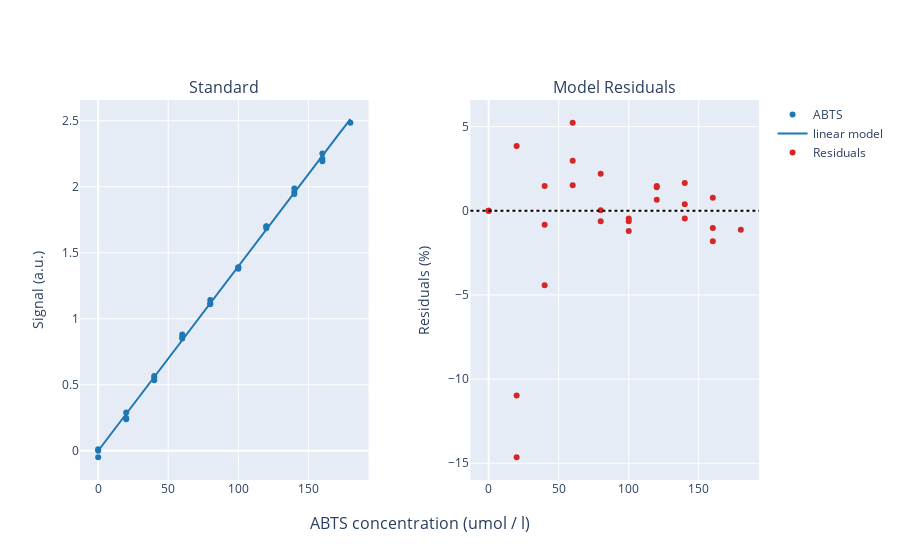
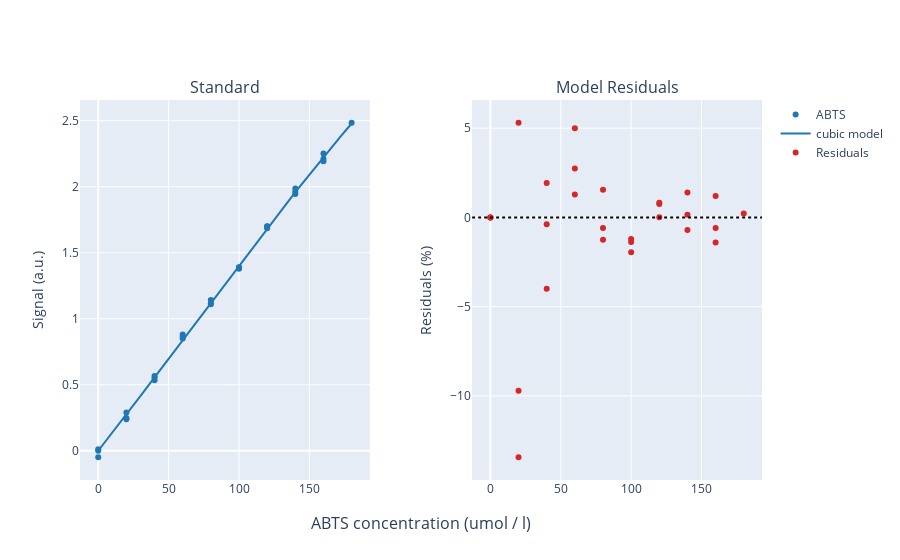

Here is the notebook cell these charts were saved with, in order:
### Code cell
calibrator.visualize(linear)
calibrator.visualize(cubic)

### Figure 1 — Plotly figure (JSON) as saved in the notebook; plotly's stock layout.template omitted (floating-point values rounded to 4 significant figures; data arrays with more than 128 entries replaced by an {"elided": "..."} marker saying what was removed)
{"data": [{"hoverinfo": "skip", "marker": {"color": "#1f77b4"}, "mode": "markers", "name": "ABTS", "type": "scatter", "visible": true, "x": [0, 0, 0, 20, 20, 20, 40, 40, 40, 60, 60, 60, 80, 80, 80, 100, 100, 100, 120, 120, 120, 140, 140, 140, 160, 160, 160, 180], "xaxis": "x", "y": [-0.0002765, 0.01139, -0.04918, 0.29, 0.2383, 0.2486, 0.5338, 0.5538, 0.5667, 0.8504, 0.8815, 0.8626, 1.141, 1.11, 1.117, 1.388, 1.379, 1.39, 1.686, 1.7, 1.699, 1.946, 1.962, 1.987, 2.193, 2.251, 2.211, 2.485], "yaxis": "y"}, {"hoverinfo": "skip", "marker": {"color": "#1f77b4"}, "mode": "lines", "name": "linear model", "type": "scatter", "visible": true, "x": {"elided": "140 float values"}, "xaxis": "x", "y": {"elided": "140 float values"}, "yaxis": "y"}, {"hoverinfo": "skip", "marker": {"color": "#d62728"}, "mode": "markers", "name": "Residuals", "type": "scatter", "visible": true, "x": [0, 0, 0, 20, 20, 20, 40, 40, 40, 60, 60, 60, 80, 80, 80, 100, 100, 100, 120, 120, 120, 140, 140, 140, 160, 160, 160, 180], "xaxis": "x2", "y": [0, 0, 0, 3.844, -14.64, -10.97, -4.422, -0.8307, 1.47, 1.517, 5.228, 2.971, 2.196, -0.6298, 0.03528, -0.6166, -1.202, -0.4561, 0.6559, 1.464, 1.4, -0.4639, 0.3885, 1.65, -1.819, 0.7783, -1.017, -1.129], "yaxis": "y2"}], "layout": {"annotations": [{"font": {"size": 16}, "showarrow": false, "text": "Standard", "x": 0.2125, "xanchor": "center", "xref": "paper", "y": 1, "yanchor": "bottom", "yref": "paper"}, {"font": {"size": 16}, "showarrow": false, "text": "Model Residuals", "x": 0.7875, "xanchor": "center", "xref": "paper", "y": 1, "yanchor": "bottom", "yref": "paper"}, {"font": {"size": 16}, "showarrow": false, "text": "ABTS concentration (umol / l)", "x": 0.5, "xanchor": "center", "xref": "paper", "y": 0, "yanchor": "top", "yref": "paper", "yshift": -30}], "shapes": [{"line": {"color": "#000000", "dash": "dot", "width": 2}, "type": "line", "x0": 0, "x1": 1, "xref": "x2 domain", "y0": 0, "y1": 0, "yref": "y2"}], "xaxis": {"anchor": "y", "domain": [0, 0.425]}, "xaxis2": {"anchor": "y2", "domain": [0.575, 1]}, "yaxis": {"anchor": "x", "domain": [0, 1], "title": {"text": "Signal (a.u.)"}}, "yaxis2": {"anchor": "x2", "domain": [0, 1], "title": {"text": "Residuals (%)"}}}}

### Figure 2 — Plotly figure (JSON) as saved in the notebook; plotly's stock layout.template omitted (floating-point values rounded to 4 significant figures; data arrays with more than 128 entries replaced by an {"elided": "..."} marker saying what was removed)
{"data": [{"hoverinfo": "skip", "marker": {"color": "#1f77b4"}, "mode": "markers", "name": "ABTS", "type": "scatter", "visible": true, "x": [0, 0, 0, 20, 20, 20, 40, 40, 40, 60, 60, 60, 80, 80, 80, 100, 100, 100, 120, 120, 120, 140, 140, 140, 160, 160, 160, 180], "xaxis": "x", "y": [-0.0002765, 0.01139, -0.04918, 0.29, 0.2383, 0.2486, 0.5338, 0.5538, 0.5667, 0.8504, 0.8815, 0.8626, 1.141, 1.11, 1.117, 1.388, 1.379, 1.39, 1.686, 1.7, 1.699, 1.946, 1.962, 1.987, 2.193, 2.251, 2.211, 2.485], "yaxis": "y"}, {"hoverinfo": "skip", "marker": {"color": "#1f77b4"}, "mode": "lines", "name": "cubic model", "type": "scatter", "visible": true, "x": {"elided": "140 float values"}, "xaxis": "x", "y": {"elided": "140 float values"}, "yaxis": "y"}, {"hoverinfo": "skip", "marker": {"color": "#d62728"}, "mode": "markers", "name": "Residuals", "type": "scatter", "visible": true, "x": [0, 0, 0, 20, 20, 20, 40, 40, 40, 60, 60, 60, 80, 80, 80, 100, 100, 100, 120, 120, 120, 140, 140, 140, 160, 160, 160, 180], "xaxis": "x2", "y": [0, 0, 0, 5.304, -13.44, -9.716, -3.993, -0.386, 1.926, 1.288, 4.99, 2.738, 1.554, -1.254, -0.5933, -1.377, -1.957, -1.217, 0.01444, 0.8175, 0.7537, -0.7068, 0.1434, 1.402, -1.405, 1.203, -0.6002, 0.2246], "yaxis": "y2"}], "layout": {"annotations": [{"font": {"size": 16}, "showarrow": false, "text": "Standard", "x": 0.2125, "xanchor": "center", "xref": "paper", "y": 1, "yanchor": "bottom", "yref": "paper"}, {"font": {"size": 16}, "showarrow": false, "text": "Model Residuals", "x": 0.7875, "xanchor": "center", "xref": "paper", "y": 1, "yanchor": "bottom", "yref": "paper"}, {"font": {"size": 16}, "showarrow": false, "text": "ABTS concentration (umol / l)", "x": 0.5, "xanchor": "center", "xref": "paper", "y": 0, "yanchor": "top", "yref": "paper", "yshift": -30}], "shapes": [{"line": {"color": "#000000", "dash": "dot", "width": 2}, "type": "line", "x0": 0, "x1": 1, "xref": "x2 domain", "y0": 0, "y1": 0, "yref": "y2"}], "xaxis": {"anchor": "y", "domain": [0, 0.425]}, "xaxis2": {"anchor": "y2", "domain": [0.575, 1]}, "yaxis": {"anchor": "x", "domain": [0, 1], "title": {"text": "Signal (a.u.)"}}, "yaxis2": {"anchor": "x2", "domain": [0, 1], "title": {"text": "Residuals (%)"}}}}
